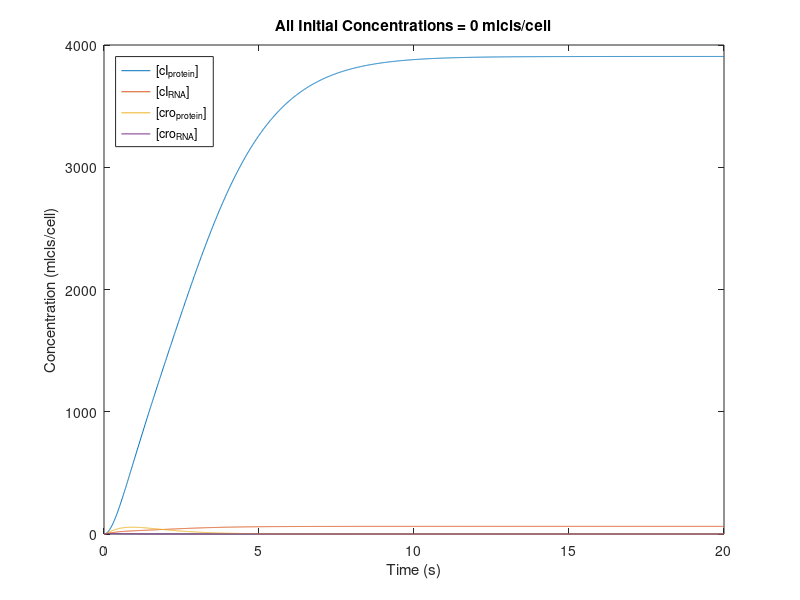
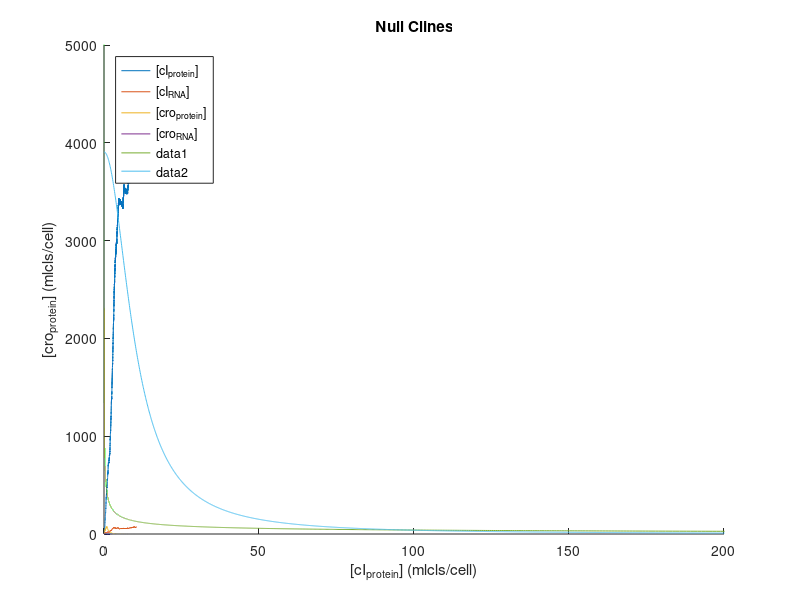

Write the MATLAB code that produced these figures, in order.
%%
clear
w = 6;
u = 4;
Xp = 3;
Xr = 2;
K = 2;

Xprot = 0:0.1:3;
Xrna1 = (Xp/w).*Xprot;
Xrna2 = (u/Xr).*((Xprot.^2) ./ ((K^2) + (Xprot.^2)));

plot(Xprot, Xrna1)
hold on
plot(Xprot, Xrna2)

xlabel('[X_{prot}]')
ylabel('[X_{rna}]')
hold off

%%
clear
w = 4;
u = 2;
Xp = 2;
Xr = 1;
K = 2;

deltaT = 0.01; % s
maxT = 20; % s
numiterations = maxT/deltaT;
t = 0:deltaT:maxT;

Xrna_0 = u / (2*Xr); % initial concentration (mM)
Xprot_0 = K; % initial concentration (mM)
Xrna = zeros(size(t));
Xprot = zeros(size(t));
Xrna(1) = Xrna_0;
Xprot(1) = Xprot_0;

for i = 1:numiterations
    dXrnadt = ((u*(Xprot(i)^2)) / ((K^2)+(Xprot(i)^2))) - (Xr*Xrna(i));
    dXprotdt = (w*Xrna(i)) - (Xp*Xprot(i));
    Xrna(i+1) = Xrna(i) + dXrnadt*deltaT;
    Xprot(i+1) = Xprot(i) + dXprotdt*deltaT;
end
plot(t, Xrna)
hold on
plot(t, Xprot)
xlabel('Time (s)')
ylabel('Concentration (mM)')
legend('[X_{RNA}]', '[X_{protein}]')
hold off

%% (all initial concentrations 0)
clear

XcI_rna = 0.8; % 1/s
XcI_prot = 0.8; % 1/s
Xcro_rna = 1.2; % 1/s
Xcro_prot = 1.2; % 1/s
wcI = 50; % 1/s
ucI = 50; % 1/s
wcro = 40; % 1/s
ucro = 40; % 1/s
KcI = 10; % mlcl/cell*s
Kcro = 80; % mlcl/cell*s

deltaT = 0.01; % s
maxT = 20; % s
numiterations = maxT/deltaT;
t = 0:deltaT:maxT;

fig1 = figure(1);
cIprot = zeros(size(t));
cIrna = zeros(size(t));
croprot = zeros(size(t));
crorna = zeros(size(t));
cIprot(1) = 0; % initial concentration
cIrna(1) = 0; % initial concentration
croprot(1) = 0; % initial concentration
crorna(1) = 0; % initial concentration

for i = 1:numiterations
    dcIprotdt = (wcI*cIrna(i)) - (XcI_prot*cIprot(i));
    dcIrnadt = ucI*(1 - ((croprot(i)^2) / ((Kcro^2) + (croprot(i)^2)))) - XcI_rna*cIrna(i);
    dcroprotdt = (wcro*crorna(i)) - (Xcro_prot*croprot(i));
    dcrornadt = ucro*(1 - ((cIprot(i)^2) / ((KcI^2) + (cIprot(i)^2)))) - Xcro_rna*crorna(i);

    cIprot(i+1) = cIprot(i) + dcIprotdt*deltaT;
    cIrna(i+1) = cIrna(i) + dcIrnadt*deltaT;
    croprot(i+1) = croprot(i) + dcroprotdt*deltaT;
    crorna(i+1) = crorna(i) + dcrornadt*deltaT;
end

plot(t, cIprot)
hold on
plot(t, cIrna)
plot(t, croprot)
plot(t, crorna)
xlabel('Time (s)')
ylabel('Concentration (mlcls/cell)')
title('All Initial Concentrations = 0 mlcls/cell')
legend('[cI_{protein}]', '[cI_{RNA}]', '[cro_{protein}]', '[cro_{RNA}]', 'Location', 'northwest')
hold off

%% One simulation
clear
close all

XcI_rna = 0.8; % 1/s
XcI_prot = 0.8; % 1/s
Xcro_rna = 1.2; % 1/s
Xcro_prot = 1.2; % 1/s
wcI = 50; % 1/s
ucI = 50; % 1/s
wcro = 40; % 1/s
ucro = 40; % 1/s
KcI = 10; % mlcl/cell*s
Kcro = 80; % mlcl/cell*s

steps = 50000;
time_points(1) = 0;

cIprot = zeros(1,steps);
cIrna = zeros(1,steps);
croprot = zeros(1,steps);
crorna = zeros(1,steps);
cIprot(1) = 0; % initial concentration
cIrna(1) = 0; % initial concentration
croprot(1) = 0; % initial concentration
crorna(1) = 0; % initial concentration

v1 = zeros(1,steps);
v2 = zeros(1,steps);
v3 = zeros(1,steps);
v4 = zeros(1,steps);
v5 = zeros(1,steps);
v6 = zeros(1,steps);
v7 = zeros(1,steps);
v8 = zeros(1,steps);

for i = 1:(steps-1)
    v1 = wcI*cIrna(i);
    v2 = XcI_prot*cIprot(i);
    v3 = ucI*(1- ( ((croprot(i))^2) / ((Kcro^2)+((croprot(i))^2)) ));
    v4 = XcI_rna*cIrna(i);
    v5 = wcro*crorna(i);
    v6 = Xcro_prot*croprot(i);
    v7 = ucro*(1- ( ((cIprot(i))^2) / ((KcI^2)+((cIprot(i))^2)) ));
    v8 = Xcro_rna*crorna(i);
    vtotal = v1+v2+v3+v4+v5+v6+v7+v8; %calc total rxn rate

    y = rand();
    tau = -log(y)/(vtotal); %calc time to next rxn
    time_points(i+1) = time_points(i) + tau;

    y_mod = vtotal*rand();
    if y_mod <= v1
        cIprot(i+1) = cIprot(i) + 1; %cIprot syn
        cIrna(i+1) = cIrna(i);
        croprot(i+1) = croprot(i);
        crorna(i+1) = crorna(i);
    elseif y_mod <= (v1 + v2)
        cIprot(i+1) = cIprot(i) - 1; %cIprot deg
        cIrna(i+1) = cIrna(i);
        croprot(i+1) = croprot(i);
        crorna(i+1) = crorna(i);
    elseif y_mod <= (v1 + v2 + v3)
        cIprot(i+1) = cIprot(i);
        cIrna(i+1) = cIrna(i) + 1; %cIrna syn
        croprot(i+1) = croprot(i);
        crorna(i+1) = crorna(i);
    elseif y_mod <= (v1 + v2 + v3 + v4)
        cIprot(i+1) = cIprot(i);
        cIrna(i+1) = cIrna(i) - 1; %cIrna deg
        croprot(i+1) = croprot(i);
        crorna(i+1) = crorna(i);
    elseif y_mod <= (v1 + v2 + v3 + v4 + v5)
        cIprot(i+1) = cIprot(i);
        cIrna(i+1) = cIrna(i);
        croprot(i+1) = croprot(i) + 1; %croprot syn
        crorna(i+1) = crorna(i);
    elseif y_mod <= (v1 + v2 + v3 + v4 + v5 + v6)
        cIprot(i+1) = cIprot(i);
        cIrna(i+1) = cIrna(i);
        croprot(i+1) = croprot(i) - 1; %croprot deg
        crorna(i+1) = crorna(i);
    elseif y_mod <= (v1 + v2 + v3 + v4 + v5 + v6 + v7)
        cIprot(i+1) = cIprot(i);
        cIrna(i+1) = cIrna(i);
        croprot(i+1) = croprot(i);
        crorna(i+1) = crorna(i) + 1; %crorna syn
    elseif y_mod <= (v1 + v2 + v3 + v4 + v5 + v6 + v7 + v8)
        cIprot(i+1) = cIprot(i);
        cIrna(i+1) = cIrna(i);
        croprot(i+1) = croprot(i);
        crorna(i+1) = crorna(i) - 1; %crorna deg
    else
        Disp('error');

    end
end

fig6 = figure(6);
hold on
plot(time_points, cIprot)
plot(time_points, cIrna)
plot(time_points, croprot)
plot(time_points, crorna)
xlabel('Time (s)')
ylabel('Concentration (mlcls/cell)')
title('1 Simulation of Stochastic Model')
legend('[cI_{protein}]', '[cI_{RNA}]', '[cro_{protein}]', '[cro_{RNA}]', 'Location','northwest')
hold off

%% project 2, part a, 4. plotting null clines - doesn't work
clear
close all

XcI_rna = 1.2; % 1/s
XcI_prot = 1.2; % 1/s
Xcro_rna = 0.8; % 1/s
Xcro_prot = 0.8; % 1/s
wcI = 50; % 1/s
ucI = 50; % 1/s
wcro = 50; % 1/s
ucro = 50; % 1/s
KcI = 10; % mlcl/cell*s
Kcro = 10; % mlcl/cell*s

cIprot_scale = 0:.1:10000;
croprot_scale = 0:.1:10000;

cIprot_nc = ( (ucI*wcI)/(XcI_rna*XcI_prot) ) .* (1- ( (croprot_scale.^2) ./ ((100)+(croprot_scale.^2)) ));
croprot_nc = ( (ucro*wcro)/(Xcro_rna*Xcro_prot) ) .* (1- ( (cIprot_scale.^2) ./ ((100)+(cIprot_scale.^2)) ));
hold on
plot(cIprot_nc, croprot_scale)
plot(cIprot_scale, croprot_nc)
xlabel('[cI_{protein}] (mlcls/cell)')
ylabel('[cro_{protein}] (mlcls/cell)')
xlim([0 200])
ylim([0 5000])
title('Null Clines')
hold off